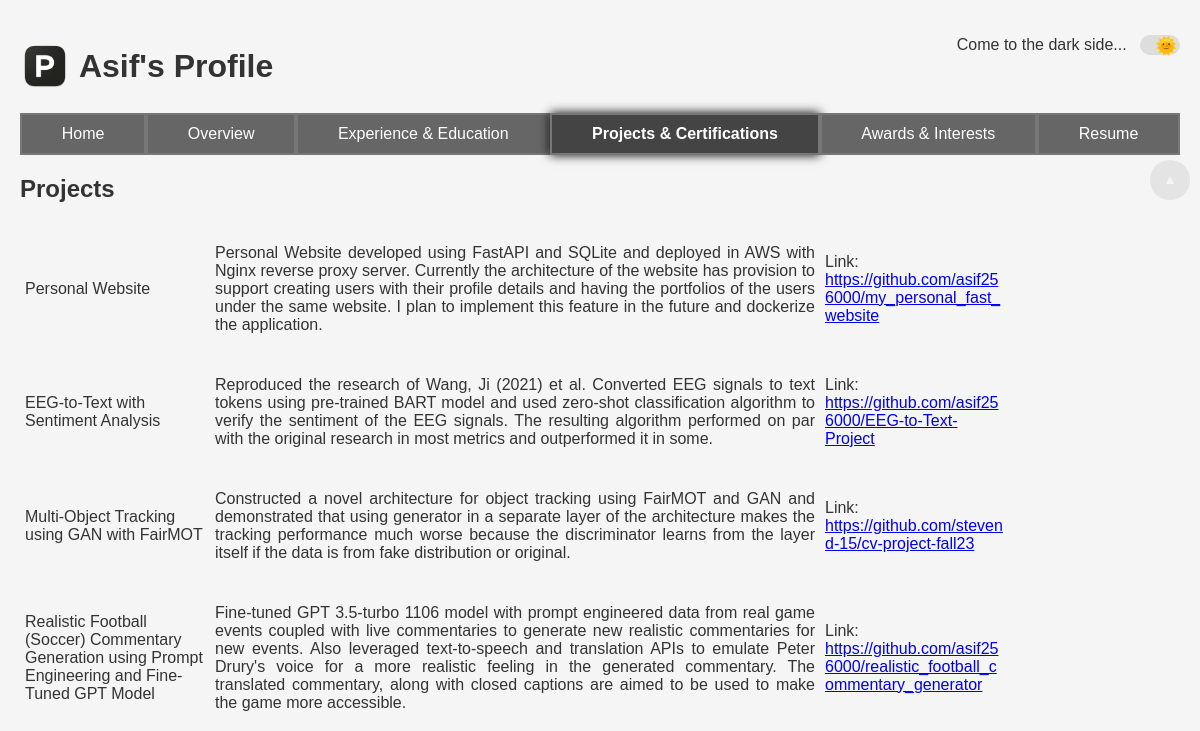
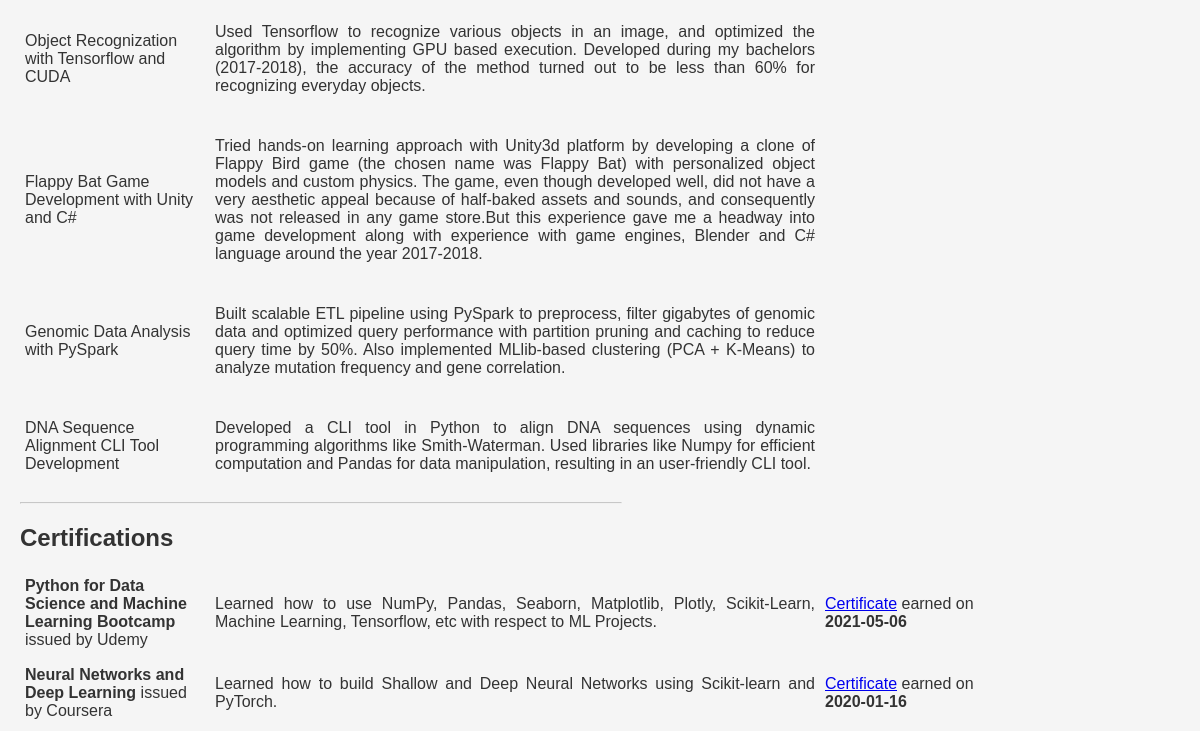
/projects_certificates (upper part), run on an earlier commit of the app's database (2 pictures, top to bottom).
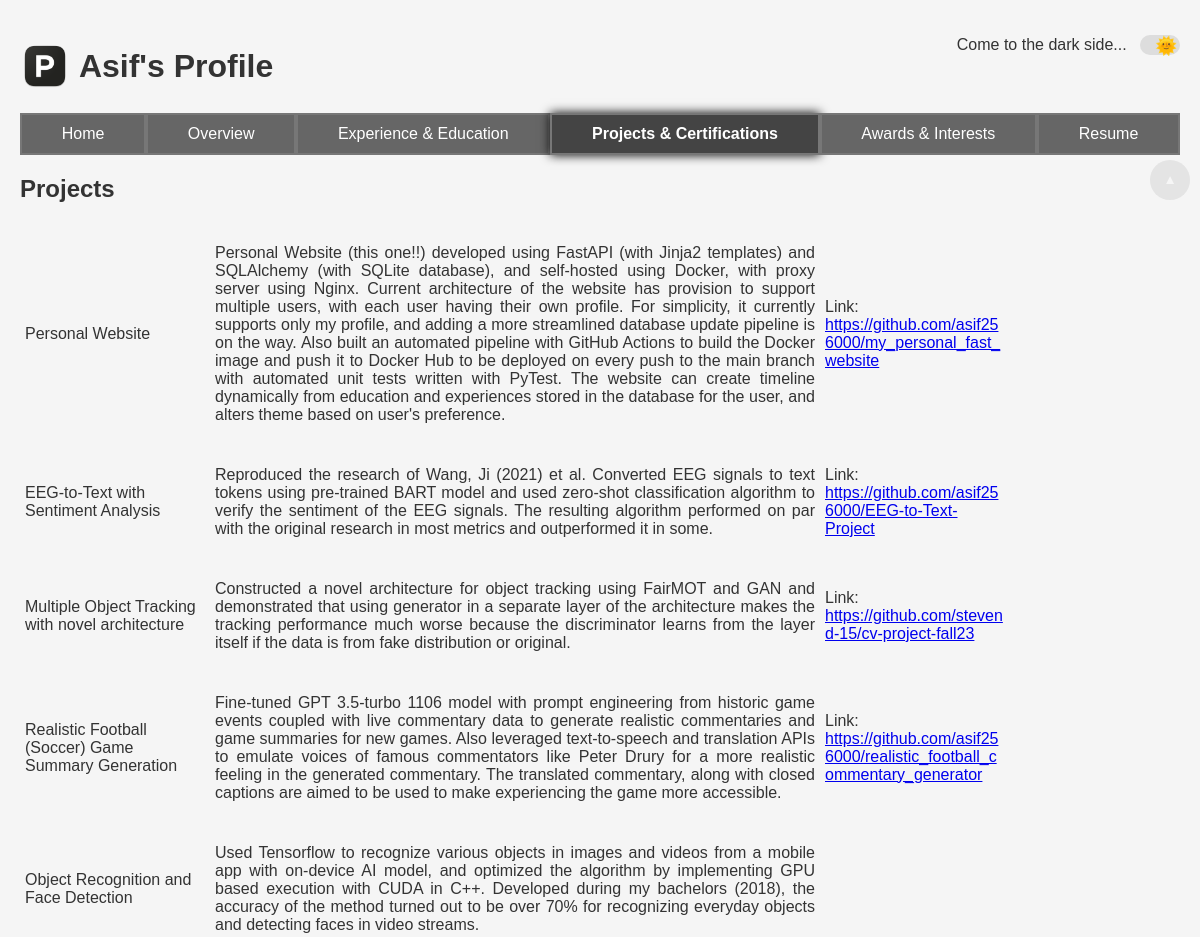
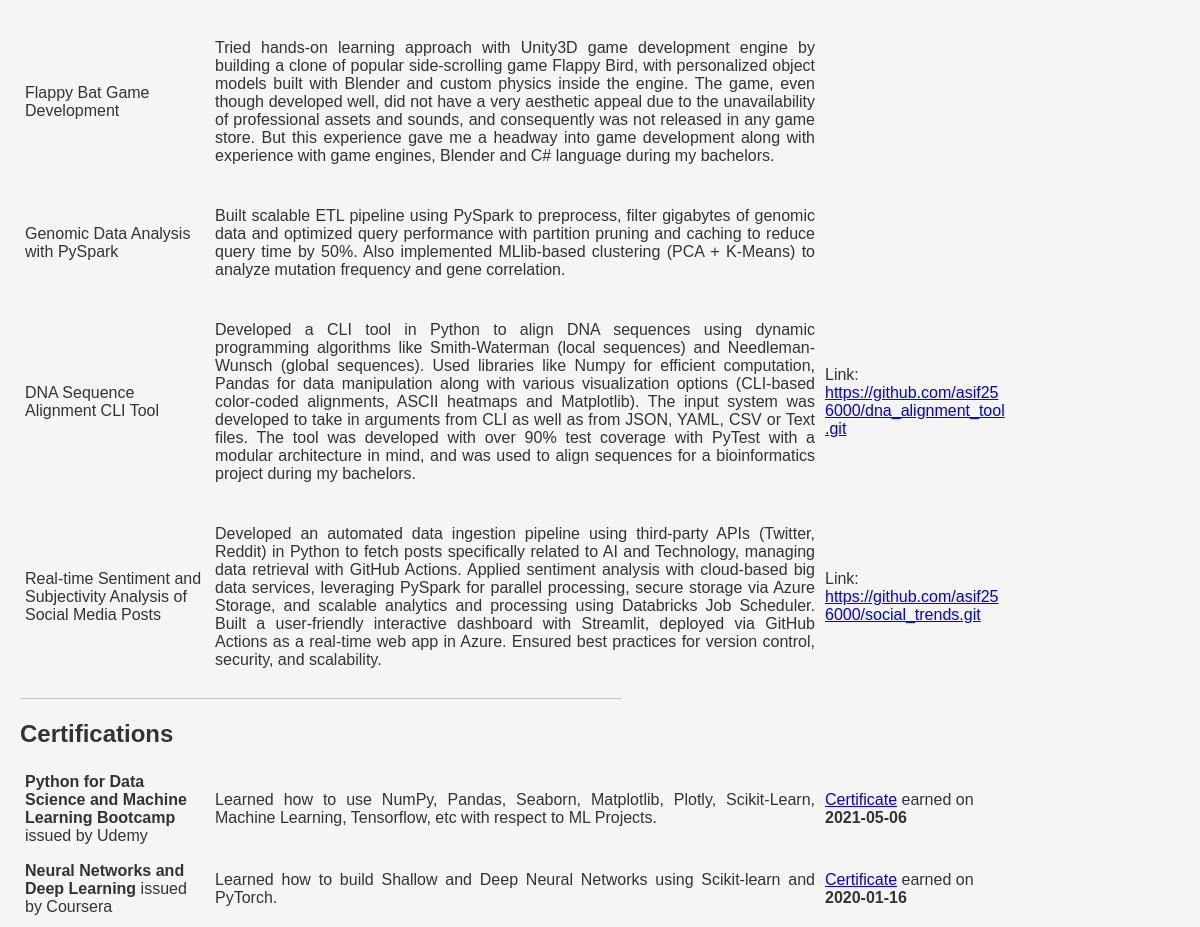
And on a later commit of the database (2 pictures, top to bottom).
### src/data/models.py (models this page shows)
class BasicInfo(Base):
    __tablename__ = "basic_info"
    id = Column(Integer, primary_key=True, index=True)
    name = Column(String)
    email = Column(String, unique=True)
    phone = Column(String, unique=True)
    location = Column(String)
    website = Column(String)
    linkedin = Column(String)
    github = Column(String)
    intro = Column(String)
    education = relationship("Education", back_populates="user")
    experience = relationship("Experience", back_populates="user")
    skills = relationship("Skills", back_populates="user")
    projects = relationship("Projects", back_populates="user")
    certifications = relationship("Certifications", back_populates="user")
    honors_and_awards = relationship("HonorsAndAwards", back_populates="user")
    interests = relationship("Interests", back_populates="user")
    resume = relationship("Resume", back_populates="user")

class Projects(Base):
    __tablename__ = "projects"
    id = Column(Integer, primary_key=True, index=True)
    title = Column(String)
    description = Column(String)
    link = Column(String)
    fk_user = Column(Integer, ForeignKey("basic_info.id"))
    user = relationship("BasicInfo", back_populates="projects")

class Certifications(Base):
    __tablename__ = "certifications"
    id = Column(Integer, primary_key=True, index=True)
    title = Column(String)
    issuer = Column(String)
    description = Column(String)
    achievement_date = Column(Date)
    link = Column(String)
    fk_user = Column(Integer, ForeignKey("basic_info.id"))
    user = relationship("BasicInfo", back_populates="certifications")

### src/web/routes.py (the view)
@router.get("/projects_certificates", name="projects_certificates", response_class=HTMLResponse)
def send_projects_certificates(request: Request, db: Session = Depends(db_init.get_db)):
    basic_info = db_ops.filter_data_with_id(db, table_name="basic_info", lookup_id=1)
    user_filter = {"fk_user": basic_info.id}
    projects = db_ops.filter_data_from_table(db, table_name="projects", lookup_filter=user_filter)
    certifications = db_ops.filter_data_from_table(db, table_name="certifications", lookup_filter=user_filter)
    return templates.TemplateResponse(
        "proj_cert.html",
        {
            "request": request,
            "current_page": "projects_certificates",
            "curr_date": date.today(),
            "basic_info": basic_info,
            "projects": projects,
            "certifications": certifications,
        },
    )

### templates/proj_cert.html (shortened to what this page needs)
{% extends "base.html" %}
{% block heading %}
    {{ basic_info.name.split(" ")[0] }}'s Profile
{% endblock %}
{% block content %}
    <div class="main-content">
        <section id="projects">
            <h2>Projects</h2>
            <table>
            <tbody class="three-cols">
                {% for proj in projects %}
                    <tr>
                    <td>{{ proj.title }}</td>
                    <td><p class="justify-text">{{ proj.description }}</p></td>
                    {% if proj.link %}
                        <td>Link: <a href="{{ proj.link }}">{{ proj.link }}</a></td>
                    {% else %}
                        <td></td>
                    </tr>
                    {% endif %}
                {% endfor %}
            </tbody>
            </table>
        </section>
        <hr class="section-divider">
        <section id="certifications">
            <h2>Certifications</h2>
            <table>
            <tbody class="three-cols">
                {% for cert in certifications %}
                    <tr>
                    <td><b>{{ cert.title }}</b> {{ " issued by " if cert.link else " at " }} {{ cert.issuer }}</td>
                    <td><p class="justify-text">{{ cert.description }}</p></td>
                    {% if cert.link %}
                        <td><p><a href="{{ cert.link }}">Certificate</a> earned on <b>{{ cert.achievement_date.strftime("%Y-%m-%d") }}</b></p></td>
                    {% else %}
                        <td></td>
                    {% endif %}
                    </tr>
                {% endfor %}
            </tbody>
            </table>
        </section>
    </div>
{% endblock %}

### templates/base.html (shortened to what this page needs)
<!DOCTYPE html>
<html lang="en">
<head>
    <link href="{{ url_for('static', path='/base-style.css') }}" rel="stylesheet">
    <link href="{{ url_for('static', path='/dark-mode.css') }}" rel="stylesheet">
    <link href="{{ url_for('static', path='/navbar.css') }}" rel="stylesheet">
    <link href="{{ url_for('static', path='/responsive-buttons.css') }}" rel="stylesheet">
    <link href="{{ url_for('static', path='/responsive.css') }}" rel="stylesheet">
    <link href="{{ url_for('static', path='/table-styles.css') }}" rel="stylesheet">
</head>
<body>
    <button id="scroll-to-top" onclick="window.scrollTo({ top: 0, behavior: 'smooth' })">▲</button>
    <div class="dark-mode-toggle">
        <p id="toggle-text"></p>
        <label for="dark-mode-toggle">
            <span class="toggle-icon" id="sun">&#127774;</span>
        </label>
    </div>
    <div id="wrapper">
            <h1>
                <div style="display: inline-block; vertical-align: middle;">
                    <a href="{{ url_for('home') }}">
                        <img src="{{ url_for('static', path='logos/profile_logo.webp') }}" alt="Logo" style="width: 50px;" fetchpriority="high">
                    </a>
                </div>
                <div style="display: inline-block; vertical-align: middle;">
                {% block heading %}{% endblock %}
                </div>
            </h1>
            {% include "navbar.html" %}
                {% block content %}
                {% endblock %}
    </div>
</body>
</html>

### templates/navbar.html (shortened to what this page needs)
<nav>
    <ul>
        <li><a href="{{ url_for('home') }}" class="{{ 'active nav-item' if current_page == 'home' else 'nav-item' }}">Home</a></li>
        <li><a href="{{ url_for('overview') }} " class="{{ 'active nav-item' if current_page == 'overview' else 'nav-item' }}">Overview</a></li>
        <li><a href="{{ url_for('experience_education') }}" class="{{ 'active nav-item' if current_page == 'experience_education' else 'nav-item' }}">Experience & Education</a></li>
        <li><a href="{{ url_for('projects_certificates') }}" class="{{ 'active nav-item' if current_page == 'projects_certificates' else 'nav-item' }}">Projects & Certifications</a></li>
        <li><a href="{{ url_for('awards_interests') }}" class="{{ 'active nav-item' if current_page == 'awards_interests' else 'nav-item' }}">Awards & Interests</a></li>
        <li><a href="{{ url_for('resume') }}" class="{{ 'active nav-item' if current_page == 'resume' else 'nav-item' }}">Resume</a></li>
    </ul>
</nav>

### static/base-style.css (style rules this page uses)
body { min-height: 100vh; display: flex; flex-direction: column; font-family: Arial, sans-serif; font-size: 1rem; margin: 0; padding: 20px; background-color: #f5f5f5; color: #333; transition: background-color 0.3s ease, color 0.3s ease; }
h1, h2, h3, h4 { color: #333; }
h1 { font-size: 2rem; }
h2 { font-size: 1.5rem; }
.section-divider { max-width: 50vw; margin-left: 0; opacity: 0.5; }
img { max-width: 100%; height: auto; display: block; margin: 0 auto; }
p { font-size: 1rem; }
#wrapper { flex: 1; transition: margin-left 0.3s ease; }

### static/dark-mode.css (style rules this page uses)
.dark-mode-toggle { position: fixed; top: 20px; right: 20px; display: flex; align-items: center; }

### static/navbar.css (style rules this page uses)
nav ul { display: flex; justify-content: space-around; list-style-type: none; padding: 0; margin: 0; flex-wrap: wrap; }
nav ul li { flex-grow: 1; flex: 1 1 auto; text-align: center; }
nav ul li a, .selected-item { display: block; text-align: center; padding: 10px; text-decoration: none; box-sizing: border-box; border: 2px solid #777; color: #fff; }
nav ul li a { background-color: #666; }
nav ul li a.active { background-color: #444; font-weight: bold; box-shadow: 0 0 10px #000; }

### static/responsive-buttons.css (style rules this page uses)
label { cursor: pointer; position: relative; display: inline-block; width: 40px; height: 20px; background-color: #ddd; border-radius: 25px; }
.toggle-icon { position: absolute; font-size: 18px; color: #333; transition: transform 0.3s ease; }
#sun { transform: translateX(15px); opacity: 1; }
#toggle-text { transition: opacity 0.5s ease; }
#scroll-to-top, #scroll-to-bottom { position: fixed; right: 10px; padding: 10px; background-color: #555; color: #fff; border: none; cursor: pointer; opacity: 0.1; transition: opacity 1s; border-radius: 50%; width: 40px; height: 40px; text-align: center; line-height: 20px; z-index: 10; }
#scroll-to-top { top: 20vh; }

### static/responsive.css (style rules this page uses)
@media (min-width: 768px) { .justify-text { text-align: justify; } }

### static/table-styles.css (style rules this page uses)
table { border-spacing: 0; border-collapse: collapse; }
.two-cols tr, .detailed-two-cols tr, .equal-two-cols tr, .inverted-two-cols tr, .three-cols tr { padding: 10px; }
.three-cols td { max-width: 15vw; padding: 5px; }
.three-cols td:nth-child(2) { max-width: 50vw; }
.three-cols td:nth-child(3) { max-width: 15vw; }
td { word-wrap: break-word; }

What changed in the data, as far as the page shows it:
changed Projects "Personal Website": description "Personal Website developed using FastAPI and SQLite and deployed in AWS with Nginx reverse proxy server. Currently the architecture of the website has provision to support creating users with their profile details and having the portfolios of the users under the same website. I plan to implement this feature in the future and dockerize the application." → "Personal Website (this one!!) developed using FastAPI (with Jinja2 templates) and SQLAlchemy (with SQLite database), and self-hosted using Docker, with proxy server using Nginx. Current architecture of the website has provision to support multiple users, with each user having their own profile. For simplicity, it currently supports only my profile, and adding a more streamlined database update pipeline is on the way. Also built an automated pipeline with GitHub Actions to build the Docker image and push it to Docker Hub to be deployed on every push to the main branch with automated unit tests written with PyTest. The website can create timeline dynamically from education and experiences…"
changed Projects "https://github.com/stevend-15/cv-project-fall23": title "Multi-Object Tracking using GAN with FairMOT" → "Multiple Object Tracking with novel architecture"
changed Projects "https://github.com/asif256000/realistic_football_commentary_generator": title "Realistic Football (Soccer) Commentary Generation using Prompt Engineering and Fine-Tuned GPT Model" → "Realistic Football (Soccer) Game Summary Generation"; description "…1106 model with prompt engineered data from real game events coupled with live commentaries to generate new realistic commentaries for new events. Also leveraged text-to-speech and translation APIs to emulate Peter Drury's voice for a more realistic feeling in the generated commentary. The translated commentary, along with closed captions are aimed to be used to make the game more accessible." → "…1106 model with prompt engineering from historic game events coupled with live commentary data to generate realistic commentaries and game summaries for new games. Also leveraged text-to-speech and translation APIs to emulate voices of famous commentators like Peter Drury for a more realistic feeling in the generated commentary. The translated commentary, along with closed captions are aimed to be used to make experiencing the game more accessible."
changed Projects: title "Object Recognization with Tensorflow and CUDA" → "Object Recognition and Face Detection"; description "…recognize various objects in an image, and optimized the algorithm by implementing GPU based execution. Developed during my bachelors (2017-2018), the accuracy of the method turned out to be less than 60% for recognizing everyday objects." → "…recognize various objects in images and videos from a mobile app with on-device AI model, and optimized the algorithm by implementing GPU based execution with CUDA in C++. Developed during my bachelors (2018), the accuracy of the method turned out to be over 70% for recognizing everyday objects and detecting faces in video streams."
changed Projects: title "Flappy Bat Game Development with Unity and C#" → "Flappy Bat Game Development"; description "…hands-on learning approach with Unity3d platform by developing a clone of Flappy Bird game (the chosen name was Flappy Bat) with personalized object models and custom physics. The game, even though developed well, did not have a very aesthetic appeal because of half-baked assets and sounds, and consequently was not released in any game store.But this experience gave me a headway into game development along with experience with game engines, Blender and C# language around the year 2017-2018." → "…hands-on learning approach with Unity3D game development engine by building a clone of popular side-scrolling game Flappy Bird, with personalized object models built with Blender and custom physics inside the engine. The game, even though developed well, did not have a very aesthetic appeal due to the unavailability of professional assets and sounds, and consequently was not released in any game store. But this experience gave me a headway into game development along with experience with game engines, Blender and C# language during my bachelors."
changed Projects: title "DNA Sequence Alignment CLI Tool Development" → "DNA Sequence Alignment CLI Tool"; description "…dynamic programming algorithms like Smith-Waterman. Used libraries like Numpy for efficient computation and Pandas for data manipulation, resulting in an user-friendly CLI tool." → "…dynamic programming algorithms like Smith-Waterman (local sequences) and Needleman-Wunsch (global sequences). Used libraries like Numpy for efficient computation, Pandas for data manipulation along with various visualization options (CLI-based color-coded alignments, ASCII heatmaps and Matplotlib). The input system was developed to take in arguments from CLI as well as from JSON, YAML, CSV or Text files. The tool was developed with over 90% test coverage with PyTest with a modular architecture in mind, and was used to align sequences for a bioinformatics project during my bachelors."; link (not shown) → "https://github.com/asif256000/dna_alignment_tool.git"
added Projects: title "Real-time Sentiment and Subjectivity Analysis of Social Media Posts", description "Developed an automated data ingestion pipeline using third-party APIs (Twitter, Reddit) in Python to fetch posts specifically related to AI and Technology, managing data retrieval with GitHub Actions. Applied sentiment analysis with cloud-based big data services, leveraging PySpark for parallel processing, secure storage via Azure Storage, and scalable analytics and processing using Databricks Job Scheduler. Built a user-friendly interactive dashboard with Streamlit, deployed via GitHub Actions as a real-time web app in Azure. Ensured best practices for version control, security, and scalability.", link "https://github.com/asif256000/social_trends.git"
